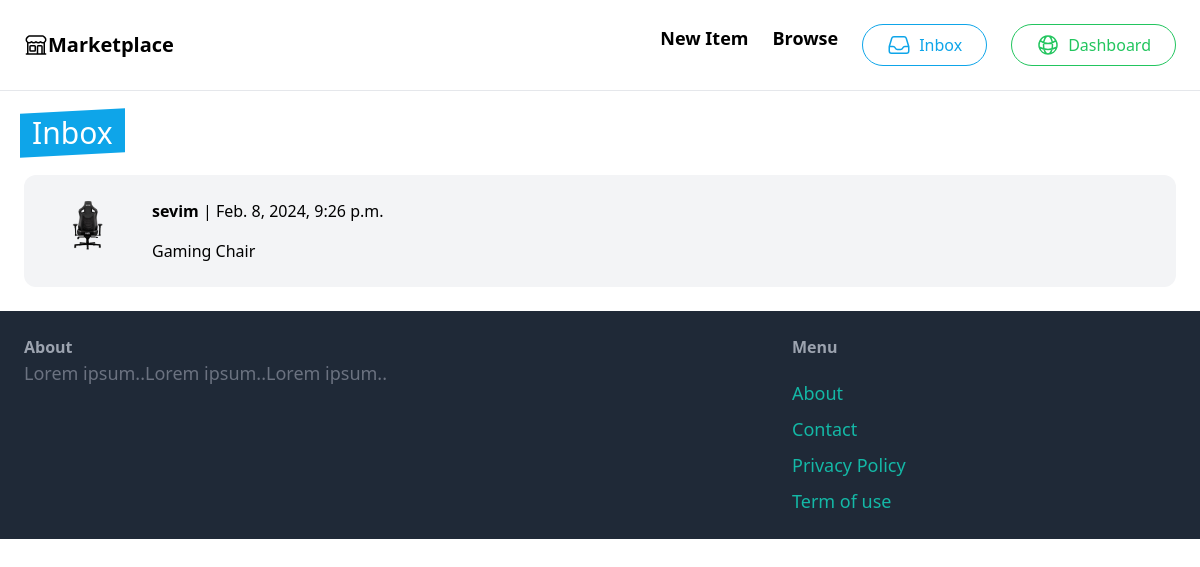
The page /inbox/ (signed in) on the database its author committed.
### conversation/models.py (models this page shows)
class Conversation(models.Model):
    item = models.ForeignKey(Item, related_name='conversations', on_delete=models.CASCADE)
    members = models.ManyToManyField(User, related_name='conversations')
    created_at = models.DateTimeField(auto_now_add=True)
    modified_at = models.DateTimeField(auto_now=True)
    class Meta:
        ordering = ('-modified_at', )

### item/models.py (models this page shows, shortened)
class Item(models.Model):
    category = models.ForeignKey(Category, related_name='items', on_delete=models.CASCADE)
    name = models.CharField(max_length=255)
    description = models.TextField(blank=True, null=True)
    price = models.FloatField()
    image = models.ImageField(upload_to='item_images', blank=True, null=True)
    is_sold = models.BooleanField(default=False)
    created_by = models.ForeignKey(User, related_name='items', on_delete=models.CASCADE)
    created_at = models.DateTimeField(auto_now_add=True)
    class Meta:
        ordering = ('name',)

### conversation/views.py (the view)
# urls.py: path('', views.inbox, name='inbox'),
@login_required
def inbox (request):
    conversations = Conversation.objects.filter(members__in=[request.user.id])
    context = {
        'conversations': conversations
    }
    return render(request, 'conversation/inbox.html', context)

### conversation/templates/conversation/inbox.html (shortened to what this page needs)
{% extends 'core/base.html' %}
{% block content %}
    <h1 class="mb-6 text-3xl">
        <span class="relative inline-block px-2 before:absolute before:-inset-1 before:block before:-skew-y-3 before:bg-sky-500">
          <span class="relative text-white">Inbox</span>
        </span>
    </h1>
    <div class="space-y-6">
        {% for conversation in conversations %}
            <a href="{% url 'conversation:detail' conversation.id %}">
                <div class="p-6 flex bg-gray-100 rounded-xl">
                    <div class="pr-6">
                        <img src="{{conversation.item.image.url}}" alt="Product Image" class="w-20 rounded-xl"/>
                    </div>
                    <div>
                        {% for member in conversation.members.all %}
                            {% if member != request.user %}
                                <p class="mb-4"><strong>{{member.username}}</strong> | {{conversation.modified_at}}</p>
                                <p>{{conversation.item.name}}</p>
                            {% endif %}
                        {% endfor %}
                    </div>
                </div>
            </a>
        {% endfor %}
    </div>
{% endblock %}

### rows shown on the page
Conversation: item.image (picture), modified_at "Feb. 8, 2024, 9:26 p.m.", item.name "Gaming Chair"

### other values the page prints
{{ member.username }} "sevim"
